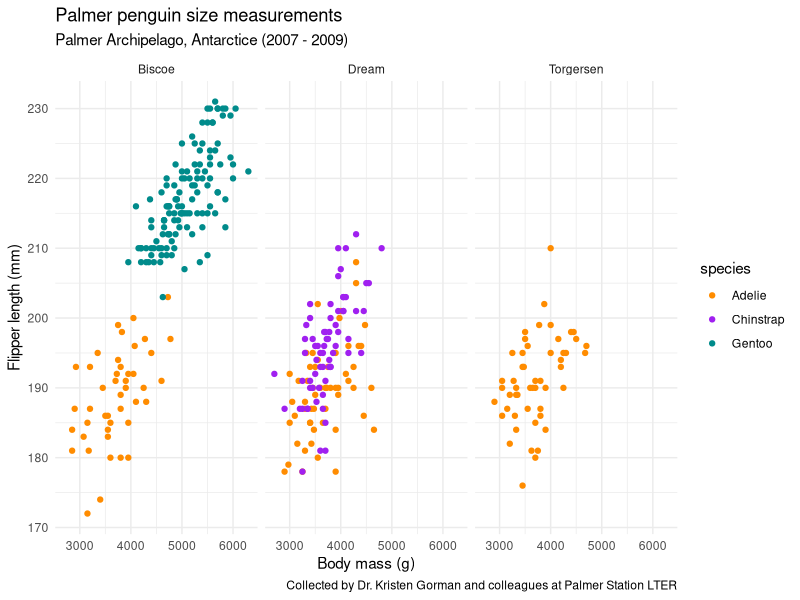

R code for this plot:
## ---- chunk 1
something <- "Something"

something_else <- "Something_else"
## ---- chunk 2
# load libraries ----
library(tidyverse)
library(palmerpenguins)

# create plot ----
ggplot(data = penguins, aes(x = body_mass_g, y = flipper_length_mm)) +
  geom_point(aes(color = species)) +
  scale_color_manual(values = c("darkorange","purple","cyan4")) +
  labs(x = "Body mass (g)",
       y = "Flipper length (mm)",
       title = "Palmer penguin size measurements",
       subtitle = "Palmer Archipelago, Antarctice (2007 - 2009)",
       caption = "Collected by Dr. Kristen Gorman and colleagues at Palmer Station LTER") +
  facet_wrap(~island) +
  theme_minimal()
